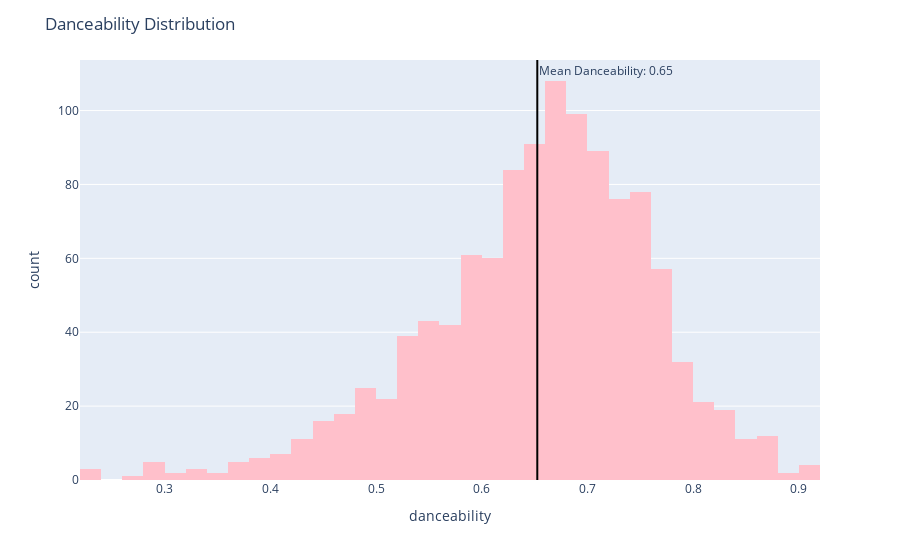

The code cell stored with this chart in its notebook:
### Code cell
fig = px.histogram(df, x="danceability", marginal=None, hover_data=df.columns, color_discrete_sequence=['pink'])
fig.update_layout(title='Danceability Distribution')
mean_danceability = df['danceability'].mean()
fig.add_vline(x=mean_danceability, line_color='black', annotation_text = f"Mean Danceability: {mean_danceability:.2f}", annotation_position = 'top right')

### Figure 1 — Plotly figure (JSON) as saved in the notebook; plotly's stock layout.template omitted (floating-point values rounded to 4 significant figures; data arrays with more than 128 entries replaced by an {"elided": "..."} marker saying what was removed)
{"data": [{"alignmentgroup": "True", "bingroup": "x", "hovertemplate": "danceability=%{x}<br>count=%{y}<extra></extra>", "legendgroup": "", "marker": {"color": "pink", "pattern": {"shape": ""}}, "name": "", "offsetgroup": "", "orientation": "v", "showlegend": false, "type": "histogram", "x": {"elided": "1154 float values"}, "xaxis": "x", "yaxis": "y"}], "layout": {"annotations": [{"showarrow": false, "text": "Mean Danceability: 0.65", "x": 0.6526, "xanchor": "left", "xref": "x", "y": 1, "yanchor": "top", "yref": "y domain"}], "barmode": "relative", "legend": {"tracegroupgap": 0}, "margin": {"t": 60}, "shapes": [{"line": {"color": "black"}, "type": "line", "x0": 0.6526, "x1": 0.6526, "xref": "x", "y0": 0, "y1": 1, "yref": "y domain"}], "title": {"text": "Danceability Distribution"}, "xaxis": {"anchor": "y", "domain": [0, 1], "title": {"text": "danceability"}}, "yaxis": {"anchor": "x", "domain": [0, 1], "title": {"text": "count"}}}}
